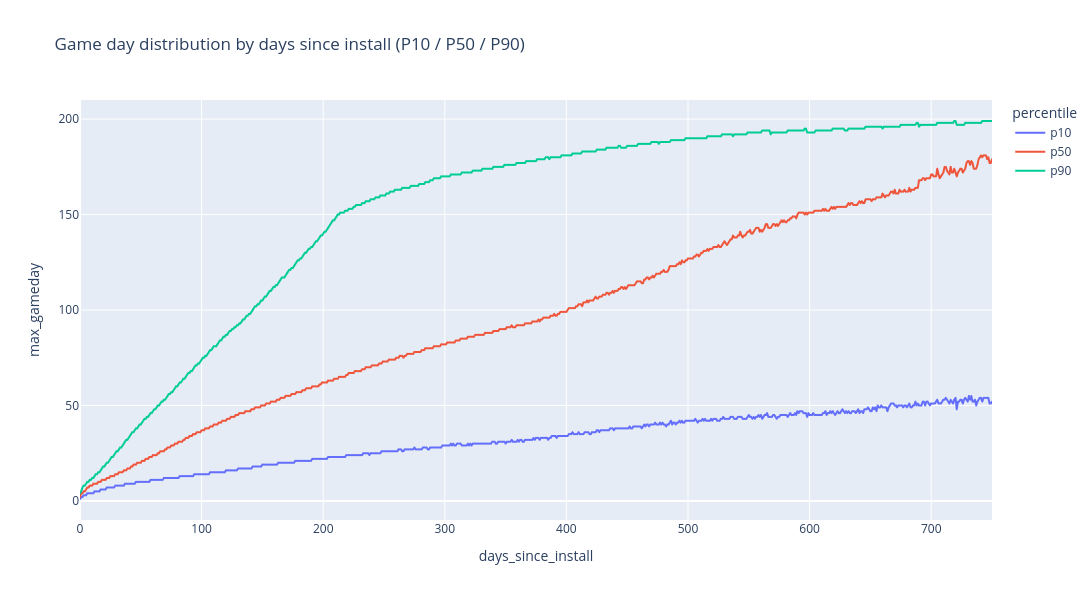

Notebook source saved alongside this figure:
### Code cell
# hide-output
gameday_dist = data.groupby(['days_since_install', 'max_gameday']).agg(
    users=('user_id', 'count')
).reset_index()

gameday_pcts = gameday_dist.groupby('days_since_install').apply(weighted_quantiles, measure_col='max_gameday', include_groups=False).reset_index()

fig = px.line(
    gameday_pcts.melt(id_vars='days_since_install', var_name='percentile', value_name='max_gameday'),
    x='days_since_install',
    y='max_gameday',
    color='percentile',
    title='Game day distribution by days since install (P10 / P50 / P90)',
    width=1200,
    height=600,
)
fig.show()

### Figure 1 — Plotly figure (JSON) as saved in the notebook; plotly's stock layout.template omitted (floating-point values rounded to 4 significant figures; data arrays with more than 128 entries replaced by an {"elided": "..."} marker saying what was removed)
{"data": [{"hovertemplate": "percentile=p10<br>days_since_install=%{x}<br>max_gameday=%{y}<extra></extra>", "legendgroup": "p10", "line": {"color": "#636efa", "dash": "solid"}, "marker": {"symbol": "circle"}, "mode": "lines", "name": "p10", "showlegend": true, "type": "scattergl", "x": {"elided": "751 int values"}, "xaxis": "x", "y": {"elided": "751 int values"}, "yaxis": "y"}, {"hovertemplate": "percentile=p50<br>days_since_install=%{x}<br>max_gameday=%{y}<extra></extra>", "legendgroup": "p50", "line": {"color": "#EF553B", "dash": "solid"}, "marker": {"symbol": "circle"}, "mode": "lines", "name": "p50", "showlegend": true, "type": "scattergl", "x": {"elided": "751 int values"}, "xaxis": "x", "y": {"elided": "751 int values"}, "yaxis": "y"}, {"hovertemplate": "percentile=p90<br>days_since_install=%{x}<br>max_gameday=%{y}<extra></extra>", "legendgroup": "p90", "line": {"color": "#00cc96", "dash": "solid"}, "marker": {"symbol": "circle"}, "mode": "lines", "name": "p90", "showlegend": true, "type": "scattergl", "x": {"elided": "751 int values"}, "xaxis": "x", "y": {"elided": "751 int values"}, "yaxis": "y"}], "layout": {"height": 600, "legend": {"title": {"text": "percentile"}, "tracegroupgap": 0}, "title": {"text": "Game day distribution by days since install (P10 / P50 / P90)"}, "width": 1200, "xaxis": {"anchor": "y", "domain": [0, 1], "title": {"text": "days_since_install"}}, "yaxis": {"anchor": "x", "domain": [0, 1], "title": {"text": "max_gameday"}}}}
